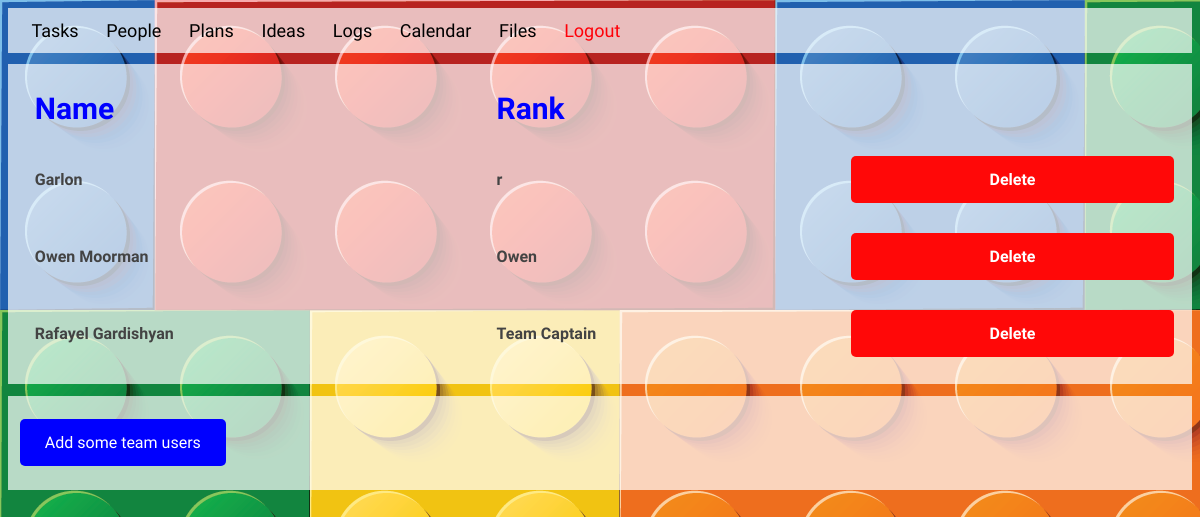
Screenshot of /people/ (signed in) with the database file from the repository.
### People/models.py (models this page shows, shortened)
class People(models.Model):
    name = models.CharField(max_length=100)
    birthDate = models.DateField()
    rang = models.CharField(max_length=50)
    secretKey = models.CharField(max_length=5, verbose_name="Secret Key")
    slug = models.CharField(max_length=100)
    def getdeletelink(self):
        return reverse('people', args=[self.slug])

### People/views.py (the view)
# urls.py: path('', sv.index),
def index(request):
    if request.session.get('logged_in'):
        people = People.objects.order_by('name')
        template = loader.get_template('people/index.html')
        context = {
            'people': people,
        }
        return HttpResponse(template.render(context, request))
    else:
        return redirect('/')

### People/templates/people/index.html (shortened to what this page needs)
{% extends "base.html"  %}
{% block content %}
<div class="content">
{% if people %}
    <table class="peopletable">
    <tr class="peopletable">
        <th class="peopletable ttitle">Name</th>
        <th class="peopletable ttitle">Rank</th>
    </tr>
    {% for one in people %}
    <tr class="peopletable">
        <th class="peopletable">{{ one.name }}</th>
        <th class="peopletable">{{one.rang}}</th>
        <th class="peopletable"><a class="redlink" href='{{ one.getdeletelink}}'>Delete</a></th>
    </tr>
    {% endfor %}
    </table>
{% else %}
    <p>No people are available.</p>
{% endif %}
</div>
<div class="content">
    <a class="link" href="/people/add"> Add some team users </a>
</div>
{% endblock %}

### People/static/style.css (style rules this page uses)
* { font-family: 'Ubuntu', sans-serif; }
body { background: url("background.png"); }
.content { margin-top: 1%; background-color: rgba(255, 255, 255, 0.7); display: block; padding: 1%; }
.content { color: #434343; text-decoration: none; }
.link { margin-top: 1%; margin-bottom: 1%; border-radius: 5px; }
.link:link, .link:visited { background-color: #0000ff; color: white; padding: 14px 25px; text-align: center; text-decoration: none; display: inline-block; }
.redlink { border-radius: 5px; width: 87%; }
.redlink:link, .redlink:visited { background-color: #ff0808; color: white; padding: 14px 25px; text-align: center; text-decoration: none; display: inline-block; }
th { text-align: left; }
table.peopletable, td.peopletable, th.peopletable { text-align: left; }
table.peopletable { border-collapse: collapse; width: 100%; }
th.peopletable, td.peopletable { padding: 15px; }
.ttitle { font-size: 30px; font-weight: bold; color: blue; }

### rows the page displays
People: name "Garlon", rang "r"
People: name "Owen Moorman", rang "Owen"
People: name "Rafayel Gardishyan", rang "Team Captain"
